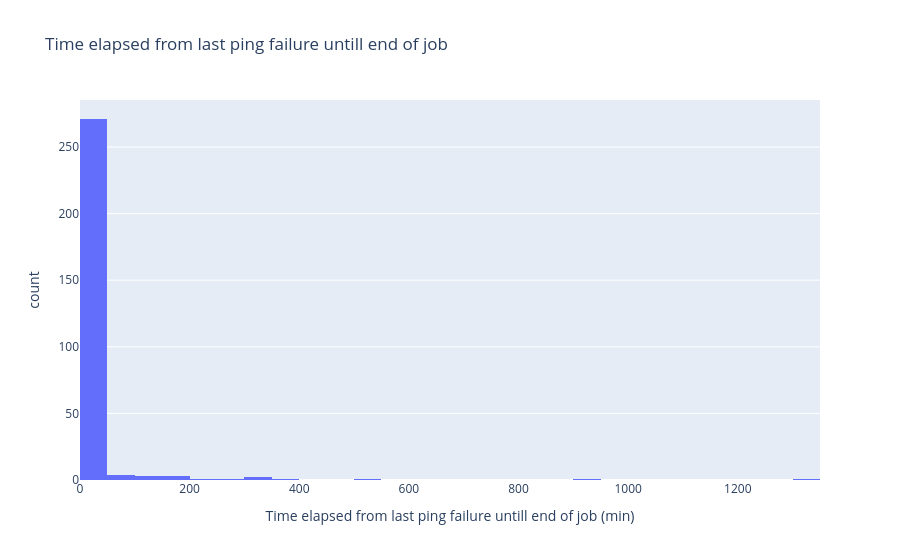

The code cell stored with this chart in its notebook:
### Code cell
# Ensure column is numeric
df["Elapsed_time_after_last_lostcomm(min)"] = pd.to_numeric(
    df["Elapsed_time_after_last_lostcomm(min)"], errors="coerce"
)

df_clean = df[["Elapsed_time_after_last_lostcomm(min)"]].dropna()
fig = px.histogram(
    df_clean,
    x="Elapsed_time_after_last_lostcomm(min)",
    nbins=30,
    title="Time elapsed from last ping failure untill end of job",
    labels={"Elapsed_time_after_last_lostcomm(min)": "Time elapsed from last ping failure untill end of job (min)"}
)

fig.show()
fig.write_html('last_ping_until_jobend')

### Figure 1 — Plotly figure (JSON) as saved in the notebook; plotly's stock layout.template omitted (floating-point values rounded to 4 significant figures; data arrays with more than 128 entries replaced by an {"elided": "..."} marker saying what was removed)
{"data": [{"bingroup": "x", "hovertemplate": "Time elapsed from last ping failure untill end of job (min)=%{x}<br>count=%{y}<extra></extra>", "legendgroup": "", "marker": {"color": "#636efa", "pattern": {"shape": ""}}, "name": "", "nbinsx": 30, "orientation": "v", "showlegend": false, "type": "histogram", "x": {"elided": "289 float values"}, "xaxis": "x", "yaxis": "y"}], "layout": {"barmode": "relative", "legend": {"tracegroupgap": 0}, "title": {"text": "Time elapsed from last ping failure untill end of job"}, "xaxis": {"anchor": "y", "domain": [0, 1], "title": {"text": "Time elapsed from last ping failure untill end of job (min)"}}, "yaxis": {"anchor": "x", "domain": [0, 1], "title": {"text": "count"}}}}
